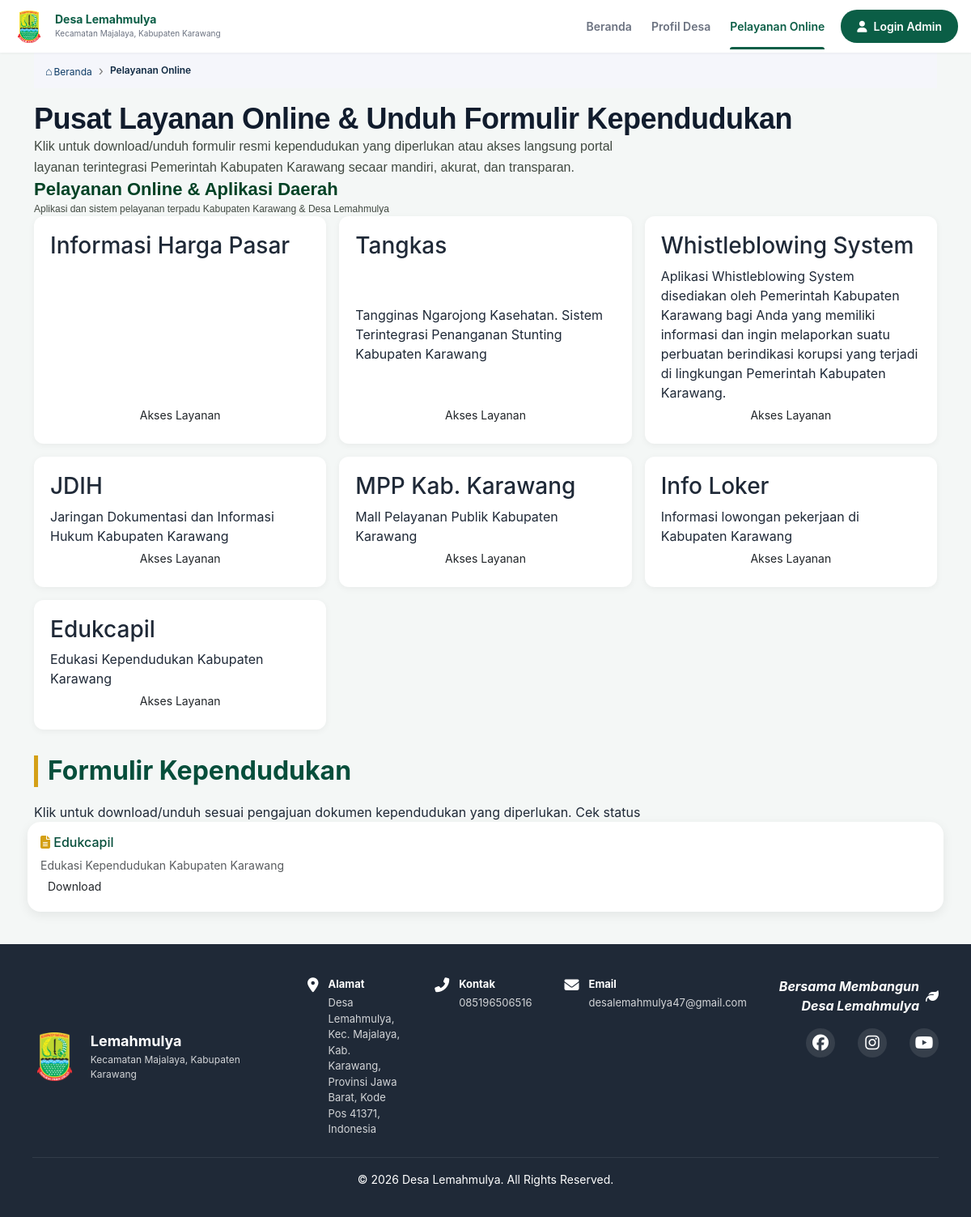
Screenshot of /masyarakat/layanan.php with the database file from the repository.
### tables this page shows
CREATE TABLE layanan(id INT AUTO_INCREMENT PRIMARY KEY,nama VARCHAR(100),deskripsi TEXT,link TEXT);

### config/database.php (called while the page is built, shortened)
<?php
if ($_SERVER['HTTP_HOST'] === 'localhost') {
    $host = 'localhost';
    $db   = 'digital_desa';
    $user = 'root';
    $pass = '';
} else {
    $host = 'sql107.infinityfree.com';
    $db   = 'if0_43028656_desa_lemahmulya';
    $user = 'if0_43028656';
    $pass = 'rgmvGCwJ3SWcKxg';
}
try {
    $pdo = new PDO(
        "mysql:host=$host;dbname=$db;charset=utf8mb4",
        $user,
        $pass,
        [
            PDO::ATTR_ERRMODE => PDO::ERRMODE_EXCEPTION,
            PDO::ATTR_DEFAULT_FETCH_MODE => PDO::FETCH_ASSOC
        ]
    );
} catch (PDOException $e) {
    die("Koneksi gagal: " . $e->getMessage());
}
function e($s){return htmlspecialchars((string)$s,ENT_QUOTES,'UTF-8');}
function run($q,$p=[]){global $pdo;$s=$pdo->prepare($q);$s->execute($p);return $s;}
function rows($q,$p=[]){return run($q,$p)->fetchAll();}
$S=array_column(rows('SELECT k,v FROM pengaturan'),'v','k');
function s($k){global $S;return e($S[$k]??'');}

### masyarakat/layanan.php (the view, shortened to what this page needs)
<?php
$root='../';
$page="layanan";
$file="layanan";
include '../includes/header.php';
?>
<main class="container">
    <div class="breadcrumb">
        <a href="<?=$root?>index.php"><span class="home-icon">⌂</span>Beranda</a>
        <span class="separator">›</span>
        <span class="current">Pelayanan Online</span>
    </div>
    <h2 class="service-title">Pusat Layanan Online &amp; Unduh Formulir Kependudukan</h2>
    <p class="service-description">Klik untuk download/unduh formulir resmi kependudukan yang diperlukan atau akses langsung portal layanan terintegrasi Pemerintah Kabupaten Karawang secaar mandiri, akurat, dan transparan.</p>
    <div>
        <h2 class="section-title">Pelayanan Online &amp; Aplikasi Daerah</h2>
        <p class="section-description">Aplikasi dan sistem pelayanan terpadu Kabupaten Karawang &amp; Desa Lemahmulya</p>
        <div id="app-service-grid">
            <?php foreach(rows('SELECT * FROM layanan') as $l):?>
                <article class="service-card">
                    <h3 class="service-card-title"><?=e($l['nama'])?></h3>
                    <p class="service-card-description"><?=e($l['deskripsi'])?></p>
                    <a href="<?=e($l['link'])?>" class="btn btn-outline-hijau btn-sm" target="_blank">Akses Layanan</a>
                </article>
            <?php endforeach;?>
        </div>
    </div>
</main>
<div class="container">
    <h2 class="judul">Formulir Kependudukan</h2>
    <p>Klik untuk download/unduh sesuai pengajuan dokumen kependudukan yang diperlukan. <a href="cek-status.php">Cek status</a></p>
    <div class="row g-3">
        <?php foreach(rows('SELECT * FROM formulir') as $l):?>
            <div class="col-md-4">
                <div class="card-desa bg-white p-3">
                    <h6 class="text-hijau">
                    <i class="fa fa-file-lines text-gold"></i>
                    <?=e($l['nama'])?></h6>
                    <p class="small text-muted"><?=e($l['deskripsi'])?></p>
                    <a href="../assets/formulir/<?=e($l['dokumen'])?>" class="btn btn-outline-hijau btn-sm" target="_blank">Download</a>
                </div>
            </div>
        <?php endforeach;?>
            <div class="card-desa bg-white p-3">
                <h6 class="text-hijau">
                <i class="fa fa-file-lines text-gold"></i>
                <?=e($l['nama'])?></h6>
                <p class="small text-muted"><?=e($l['deskripsi'])?></p>
                <a href="https://karawangkab.go.id/layanan-kecamatan" class="btn btn-outline-hijau btn-sm" target="_blank">Download</a>
            </div>
    </div>
</div>
<?php include '../includes/footer.php';?>

### includes/header.php (shortened to what this page needs)
<?php require_once __DIR__.'/../config/database.php';$root=$root??'';?>
<!DOCTYPE html>
<html lang="id">
    <head>
        <link href="https://cdn.jsdelivr.net/npm/bootstrap@5.3.3/dist/css/bootstrap.min.css" rel="stylesheet">
        <link href="https://cdnjs.cloudflare.com/ajax/libs/font-awesome/6.5.1/css/all.min.css" rel="stylesheet">
        <link href="<?=$root?>assets/css/style.css" rel="stylesheet">
        <link href="<?=$root?>assets/css/global.css" rel="stylesheet">
        <link href="<?=$root?>assets/css/navbar.css" rel="stylesheet">
        <link href="<?=$root?>assets/css/<?=$file?>.css" rel="stylesheet">
    </head>
    <body>
<?php include __DIR__.'/navbar.php';?>

### includes/navbar.php (shortened to what this page needs)
<?php
$page = $page ?? '';
?>
<header class="header">
    <div>
        <a href="<?=$root?>index.php" class="header-left">
        <div class="logo">
            <img src="assets/uploads/logo.png" alt="Logo">
        </div>
        <div class="header-titles">
            <h1>Desa <?=s('nama_desa')?></h1>
            <p>Kecamatan <?=s('kecamatan')?>, Kabupaten <?=s('kabupaten')?></p>
        </div>
        </a>
    </div>
    <nav class="desktop-nav desktop-only-flex">
        <a href="<?=$root?>index.php" class=<?= $page == 'beranda' ? 'active' : '' ?>>Beranda</a>
        <a href="<?=$root?>profil.php" class=<?= $page == 'profil' ? 'active' : '' ?>>Profil Desa</a>
        <a href="<?=$root?>masyarakat/layanan.php" class=<?= $page == 'layanan' ? 'active' : '' ?>>Pelayanan Online</a>
    </nav>
    <div class="header-right desktop-only-flex">
        <a href="<?=$root?>login.php">
        <button class="btn-login"><i class="fas fa-user"></i> Login Admin</button>
        </a>
    </div>
</header>

### includes/footer.php (shortened to what this page needs)
<footer id="kontak" class="desktop-footer desktop-only">
    <div class="footer-container">
        <div class="footer-brand">
            <img src="assets/uploads/logo.png" alt="Logo" class="footer-logo">
            <div>
                <h4><?=s('nama_desa')?></h4>
                <p>Kecamatan <?=s('kecamatan')?>, Kabupaten <?=s('kabupaten')?></p>
            </div>
        </div>
        <div class="footer-info">
            <div class="footer-item">
                <i class="fas fa-map-marker-alt"></i>
                <div>
                    <span class="font-bold">Alamat</span>
                    <p><?=s('alamat')?></p>
                </div>
            </div>
            <div class="footer-item">
                <i class="fas fa-phone-alt"></i>
                <div>
                    <span class="font-bold">Kontak</span>
                    <p><?=s('telepon')?></p>
                </div>
            </div>
            <div class="footer-item">
                <i class="fas fa-envelope"></i>
                <div>
                    <span class="font-bold">Email</span>
                    <p><?=s('email')?></p>
                </div>
            </div>
        </div>
        <div class="footer-social">
            <p class="slogan">Bersama Membangun<br>Desa Lemahmulya <i class="fas fa-leaf"></i></p>
            <div class="social-icons">
                <a class="text-white me-3" href="<?=s('facebook')?>"><i class="fab fa-facebook fa-lg"></i></a>
                <a class="text-white me-3" href="<?=s('instagram')?>"><i class="fab fa-instagram fa-lg"></i></a>
                <a class="text-white" href="<?=s('youtube')?>"><i class="fab fa-youtube fa-lg"></i></a>
            </div>
        </div>
    </div>
    <div class="footer-bottom">
        <hr class="border-secondary mt-4">
        <p class="text-center pb-3 mb-0 small">© 2026 Desa <?=s('nama_desa')?>. All Rights Reserved.</p>
    </div>
</footer>
</body>
</html>

### assets/css/style.css (style rules this page uses)
:root { --h:#064e3b;--e:#059669;--g:#d4a017 }
body { background:#f8faf9;font-family:'Segoe UI',sans-serif }
.text-hijau { color:var(--h)!important }
.text-gold { color:var(--g)!important }
.card-desa { border:0;border-radius:16px;box-shadow:0 4px 14px rgba(0,0,0,.07);transition:.25s;height:100% }
.judul { color:var(--h);font-weight:700;border-left:5px solid var(--g);padding-left:12px;margin:2rem 0 1.2rem }

### assets/css/navbar.css (style rules this page uses)
.header { display: flex; justify-content: space-between; align-items: center; padding: 12px 16px; background-color: var(--white); position: sticky; top: 0; z-index: 50; box-shadow: 0 1px 3px rgba(0,0,0,0.05); }
.header-left { display: flex; align-items: center; gap: 12px; }
.header-titles h1 { font-size: 14px; font-weight: 700; color: var(--primary-color); margin-bottom: 2px; }
.header-titles p { font-size: 10px; color: var(--text-muted); }

### assets/css/layanan.css (style rules this page uses)
.breadcrumb { display: flex; align-items: center; gap: 8px; padding: 10px 14px; background: #f5f6fb; font-family: Arial, sans-serif; font-size: 12px; color: #0d3b66; }
.breadcrumb a { color: #0d3b66; text-decoration: none; }
.separator { color: #7a7a7a; font-size: 16px; }
.current { color: #102a43; font-weight: 600; }
.home-icon { font-size: 14px; margin-right: 2px; }
.service-title { margin: 0; color: #111c2d; font-family: Arial, sans-serif; font-size: 36px; font-weight: 700; line-height: 1.2; letter-spacing: -0.5px; }
.service-description { margin: 0; max-width: 750px; color: #404941; font-family: Arial, sans-serif; font-size: 16px; font-weight: 400; line-height: 1.6; }
#app-service-grid { display: grid; grid-template-columns: 1fr; gap: 16px; }
.service-card { background: #fff; padding: 20px; border-radius: 12px; box-shadow: 0 2px 8px rgba(0, 0, 0, 0.05); display: flex; flex-direction: column; justify-content: space-between; transition: 0.2s ease; }
.section-title { margin: 0; color: #004225; font-family: "Plus Jakarta Sans", Arial, sans-serif; font-size: 18px; font-weight: 700; line-height: 26px; }
.section-description { margin: 0; color: #404941; font-family: "Plus Jakarta Sans", Arial, sans-serif; font-size: 12px; line-height: 18px; }
@media (min-width: 769px) { #app-service-grid { grid-template-columns: repeat(3, 1fr); } }
@media (min-width: 769px) { .section-title { font-size: 22px; line-height: 30px; } }

### rows the page displays
layanan: nama "Informasi Harga Pasar"
layanan: nama "Tangkas", deskripsi "Tangginas Ngarojong Kasehatan. Sistem Terintegrasi Penanganan Stunting Kabupaten Karawang"
layanan: nama "Whistleblowing System", deskripsi "Aplikasi Whistleblowing System disediakan oleh Pemerintah Kabupaten Karawang bagi Anda yang memiliki informasi dan ingin melaporkan suatu perbuatan berindikasi korupsi yang terjadi di lingkungan Pemerintah Kabupaten Karawang."
layanan: nama "JDIH", deskripsi "Jaringan Dokumentasi dan Informasi Hukum Kabupaten Karawang"
layanan: nama "MPP Kab. Karawang", deskripsi "Mall Pelayanan Publik Kabupaten Karawang"
layanan: nama "Info Loker", deskripsi "Informasi lowongan pekerjaan di Kabupaten Karawang"
layanan: nama "Edukcapil", deskripsi "Edukasi Kependudukan Kabupaten Karawang"

### other values shown
s('nama_desa') "Lemahmulya"
s('kecamatan') "Majalaya"
s('kabupaten') "Karawang"
s('alamat') "Desa Lemahmulya, Kec. Majalaya, Kab. Karawang, Provinsi Jawa Barat, Kode Pos 41371, Indonesia"
s('telepon') "085196506516"
s('email') "desalemahmulya47@gmail.com"
